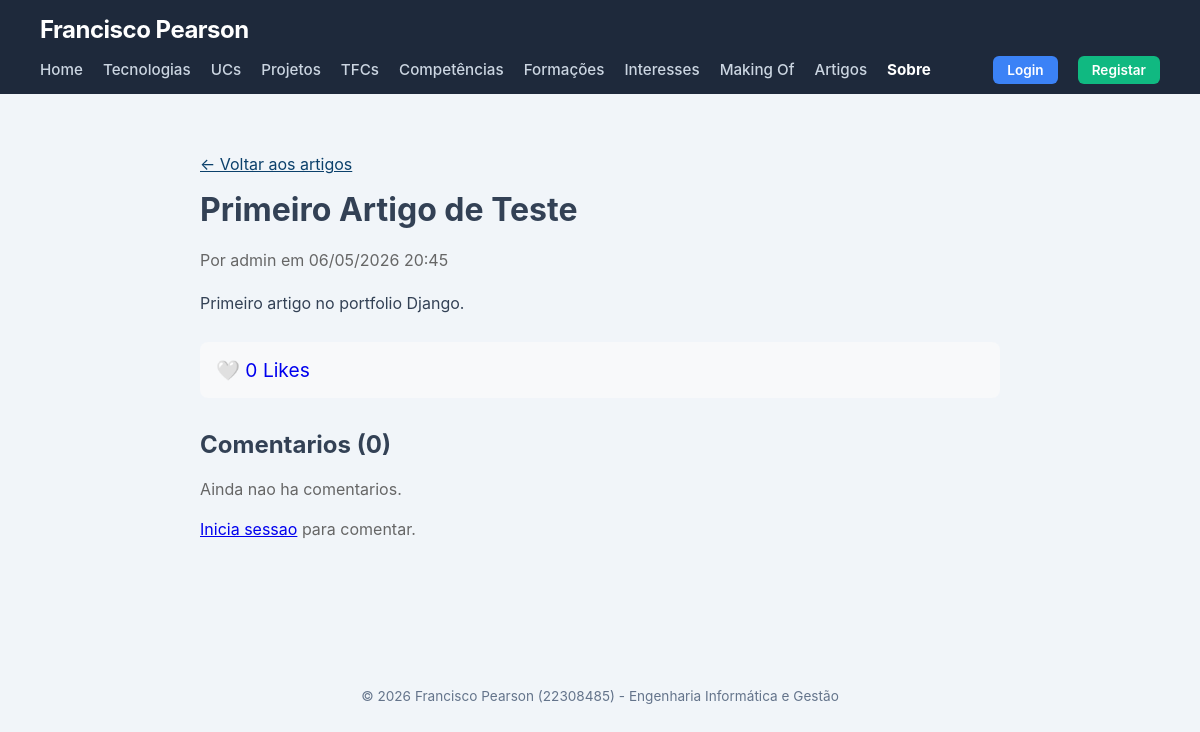
The app's page /artigos/1/ with its own data.
### artigos/models.py (models this page shows, shortened)
class Artigo(models.Model):
    titulo = models.CharField(max_length=200)
    texto = models.TextField()
    fotografia = models.ImageField(upload_to='artigos/', blank=True, null=True)
    link_externo = models.URLField(blank=True, null=True)
    data_criacao = models.DateTimeField(auto_now_add=True)
    autor = models.ForeignKey(User, on_delete=models.CASCADE, related_name='artigos')
    class Meta:
        ordering = ['-data_criacao']
        verbose_name = 'Artigo'
        verbose_name_plural = 'Artigos'

### artigos/views.py (the view)
# urls.py: path('<int:pk>/', views.detalhe_artigo, name='detalhe_artigo'),
def detalhe_artigo(request, pk):
    artigo = get_object_or_404(Artigo, pk=pk)
    comentarios = artigo.comentarios.all()
    total_likes = artigo.likes.count()
    if not request.session.session_key:
        request.session.create()
    sessao = request.session.session_key
    ja_deu_like = artigo.likes.filter(sessao=sessao).exists()
    return render(request, 'artigos/detalhe.html', {
        'artigo': artigo,
        'comentarios': comentarios,
        'total_likes': total_likes,
        'ja_deu_like': ja_deu_like,
    })

### artigos/templates/artigos/detalhe.html (shortened to what this page needs)
{% extends "portfolio/base.html" %}
{% block content %}
<div style="max-width:800px; margin:0 auto; padding:20px;">
    <a href="{% url 'lista_artigos' %}" style="color:#0b406b;">&larr; Voltar aos artigos</a>
    <h1 style="margin-top:16px;">{{ artigo.titulo }}</h1>
    <p style="color:#666;">Por {{ artigo.autor.username }} em {{ artigo.data_criacao|date:"d/m/Y H:i" }}</p>
    <div style="line-height:1.7; margin:20px 0;">{{ artigo.texto|linebreaks }}</div>
    <div style="margin:24px 0; padding:16px; background:#f8f9fa; border-radius:8px;">
        <a href="{% url 'dar_like' artigo.pk %}" style="text-decoration:none; font-size:1.2em;">
            {% if ja_deu_like %}❤️{% else %}🤍{% endif %} {{ total_likes }} Like{% if total_likes != 1 %}s{% endif %}
        </a>
    </div>
    <h2 style="margin-top:32px;">Comentarios ({{ comentarios.count }})</h2>
    {% for comentario in comentarios %}
    <div style="border-left:3px solid #0b406b; padding:12px 16px; margin:12px 0; background:#f8f9fa;">
        <strong>{{ comentario.autor.username }}</strong>
        <span style="color:#666; font-size:0.85em;"> em {{ comentario.data_criacao|date:"d/m/Y H:i" }}</span>
        <p style="margin:8px 0 0;">{{ comentario.texto }}</p>
    </div>
    {% empty %}
    <p style="color:#666;">Ainda nao ha comentarios.</p>
    {% endfor %}
    {% if user.is_authenticated %}
    <div style="margin-top:24px;">
        <h3>Adicionar comentario</h3>
        <form method="post" action="{% url 'adicionar_comentario' artigo.pk %}">
            {% csrf_token %}
            <textarea name="texto" rows="4" placeholder="Escreve o teu comentario..." style="width:100%; padding:10px; border:1px solid #ddd; border-radius:6px; font-size:1em;"></textarea>
            <button type="submit" style="margin-top:10px; background:#0b406b; color:white; padding:10px 20px; border:none; border-radius:6px; cursor:pointer;">Publicar comentario</button>
        </form>
    </div>
    {% else %}
    <p style="margin-top:20px; color:#666;"><a href="{% url 'login' %}">Inicia sessao</a> para comentar.</p>
    {% endif %}
</div>
{% endblock content %}

### portfolio/templates/portfolio/base.html (style rules this page uses)
body { margin: 0; font-family: -apple-system, BlinkMacSystemFont, "Segoe UI", Roboto, Helvetica, Arial, sans-serif; background-color: #f1f5f9; color: #334155; }

### records on screen
Artigo: titulo "Primeiro Artigo de Teste", autor.username "admin", data_criacao "06/05/2026 20:45", texto "Primeiro artigo no portfolio Django.", count "0"

### other values on screen
{{ total_likes }} "0"
